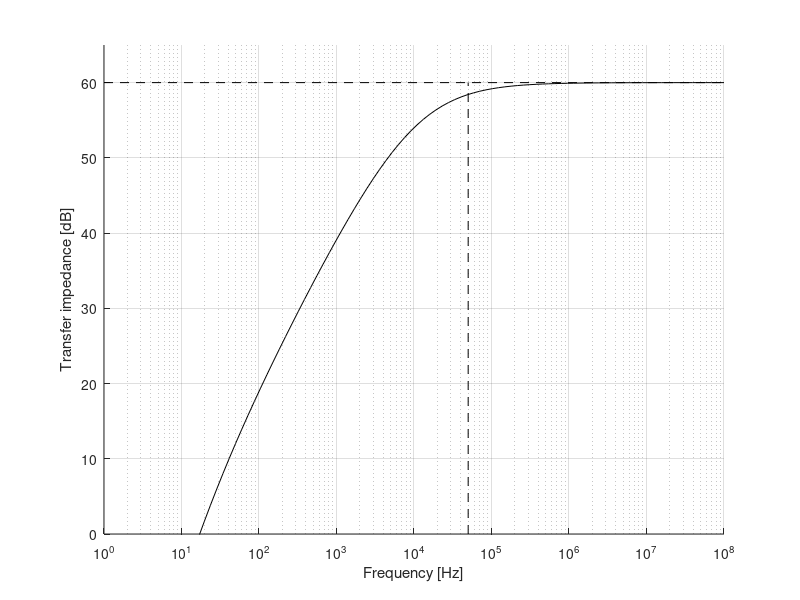
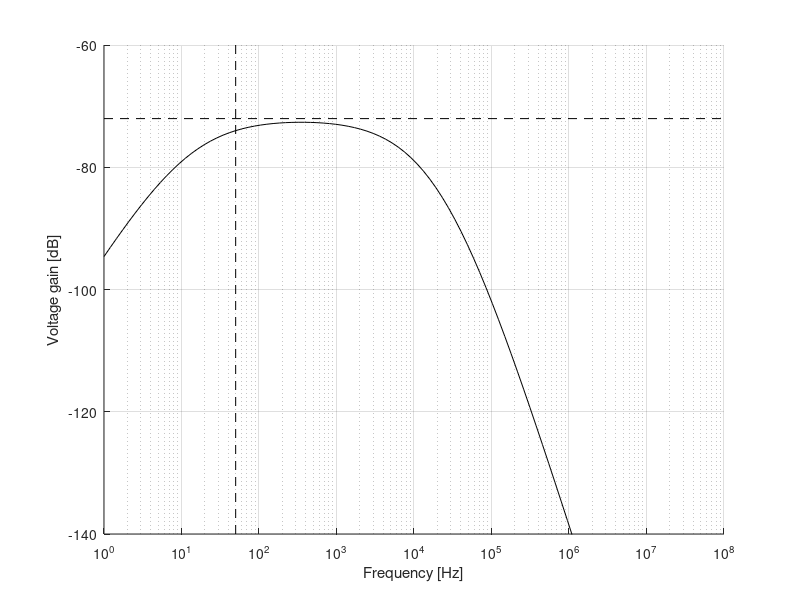

MATLAB code to generate these figures, in order:
Rm = 1e3;
Ck = 3.2e-9;
Cm = 12.8e-6;
Ls = 16e-3;

f = logspace(0, 8, 100);
w = 2*pi*f;

%% PD current to voltage
Z1 = Rm;
ZL = w * Ls;
ZC = 1 ./ (w * Cm);
Z2 = ZL + ZC;
Im = Z1 ./ (Z1 + Z2);

Zm = 1 ./ (1 / Z1 + 1 ./ Z2);
H1 = Zm - Im .* ZC;

figure(1); clf
hold on
semilogx(f, 20*log10(abs(H1)), 'k')
plot([50e3, 50e3], [0, 60], 'k--')
plot([1, 1e8], [60, 60], 'k--')

xlabel("Frequency [Hz]")
ylabel("Transfer impedance [dB]")
ylim([0, 65])

grid on

%%
Zk = 1 ./ (w * Ck);
H1 = Zm ./ (Zk + Zm);
H2 = 1 ./ (w * Cm) ./ (w * Ls + 1 ./ (w * Cm)) .* H1;

figure(2); clf
hold on
semilogx(f, 20*log10(abs(H2)), 'k')
plot([50, 50], [-140, -60], 'k--')
plot([1, 1e8], [1, 1] * 20 * log10(Ck / Cm), 'k--')

xlabel("Frequency [Hz]")
ylabel("Voltage gain [dB]")
ylim([-140, -60])

grid on
